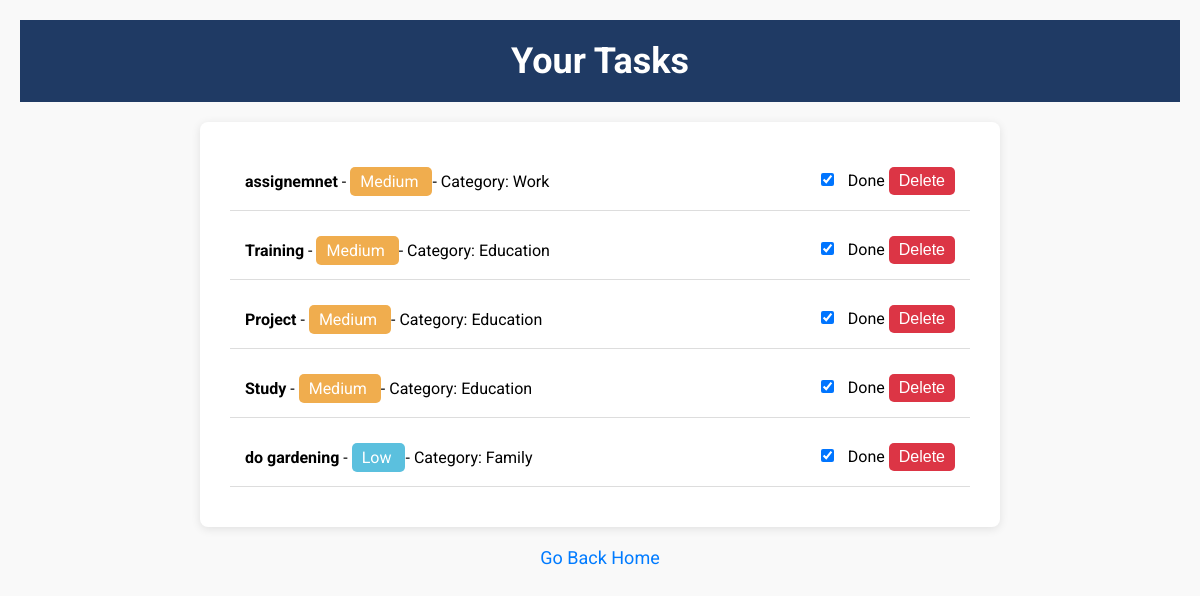
The page /view-tasks (signed in) on the database its author committed.
### tables this page shows
CREATE TABLE tasks (
        id INTEGER PRIMARY KEY AUTOINCREMENT,
        user_id INTEGER NOT NULL,
        task TEXT NOT NULL,
        priority INTEGER NOT NULL, status INTEGER DEFAULT 0, category TEXT,
        FOREIGN KEY (user_id) REFERENCES users (id)
    );

### app.py (the view)
@app.route('/view-tasks')
def view_tasks():
    if 'user_id' not in session:
        flash('Please log in to access this page.', 'error')
        return redirect('/login')
    try:
        with sqlite3.connect('database.db') as connection:
            cursor = connection.cursor()
            cursor.execute('''
                SELECT id, task, priority, category, status
                FROM tasks
                WHERE user_id = ?
                ORDER BY priority ASC
            ''', (session['user_id'],))
            tasks = cursor.fetchall()
    except Exception:
        tasks = []
        flash('An error occurred while retrieving tasks.', 'error')
    return render_template('viewtasks.html', tasks=tasks)

### templates/viewtasks.html (shortened to what this page needs)
<!DOCTYPE html>
<html lang="en">
<head>
</head>
<body>
<header>
    <h1>Your Tasks</h1>
</header>
<div class="container">
    <ul>
        {% for task in tasks %}
            <li>
                <span>
                    <strong>{{ task[1] }}</strong>
                    -
                    <span class="
                        {% if task[2] == 1 %}priority-high{% elif task[2] == 2 %}priority-medium{% else %}priority-low{% endif %}
                    ">
                        {% if task[2] == 1 %}High{% elif task[2] == 2 %}Medium{% else %}Low{% endif %}
                    </span>
                    - Category: {{ task[3] }}
                </span>
                <div>
                    <form action="/mark-task-done/{{ task[0] }}" method="POST" style="display:inline;">
                        <input type="checkbox"
                               {% if task[4] == 1 %}checked{% endif %}
                               onchange="this.form.submit()"> Done
                    </form>
                    <form action="/delete-task/{{ task[0] }}" method="POST" style="display:inline;">
                        <button type="submit">Delete</button>
                    </form>
                </div>
            </li>
        {% endfor %}
    </ul>
</div>
<a href="/userhome">Go Back Home</a>
</body>
</html>

### templates/viewtasks.html (style rules this page uses)
* { margin: 0; padding: 0; box-sizing: border-box; }
body { font-family: 'Roboto', sans-serif; background-color: #f9f9f9; display: flex; justify-content: center; align-items: center; flex-direction: column; text-align: center; padding: 20px; }
header { background-color: #1F3A64; color: white; padding: 20px; width: 100%; text-align: center; margin-bottom: 20px; }
header h1 { font-size: 36px; font-weight: 700; }
.container { background-color: white; width: 100%; max-width: 800px; padding: 30px; border-radius: 8px; box-shadow: 0 2px 10px rgba(0, 0, 0, 0.1); text-align: left; }
.container ul { list-style-type: none; padding: 0; }
.container li { padding: 15px; border-bottom: 1px solid #ddd; margin-bottom: 10px; display: flex; justify-content: space-between; align-items: center; transition: background-color 0.3s ease; }
.priority-medium { color: white; background-color: #f0ad4e; padding: 5px 10px; border-radius: 5px; }
.priority-low { color: white; background-color: #5bc0de; padding: 5px 10px; border-radius: 5px; }
.container button { background-color: #dc3545; color: white; border: none; padding: 5px 10px; font-size: 16px; cursor: pointer; border-radius: 5px; transition: background-color 0.3s ease; }
.container input[type="checkbox"] { margin-right: 10px; }
a { margin-top: 20px; font-size: 18px; text-decoration: none; color: #007BFF; }

### rows shown on the page
tasks: task "assignemnet", priority "Medium", category "Work", status "☑"
tasks: task "Training", priority "Medium", category "Education", status "☑"
tasks: task "Project", priority "Medium", category "Education", status "☑"
tasks: task "Study", priority "Medium", category "Education", status "☑"
tasks: task "do gardening", priority "Low", category "Family", status "☑"
